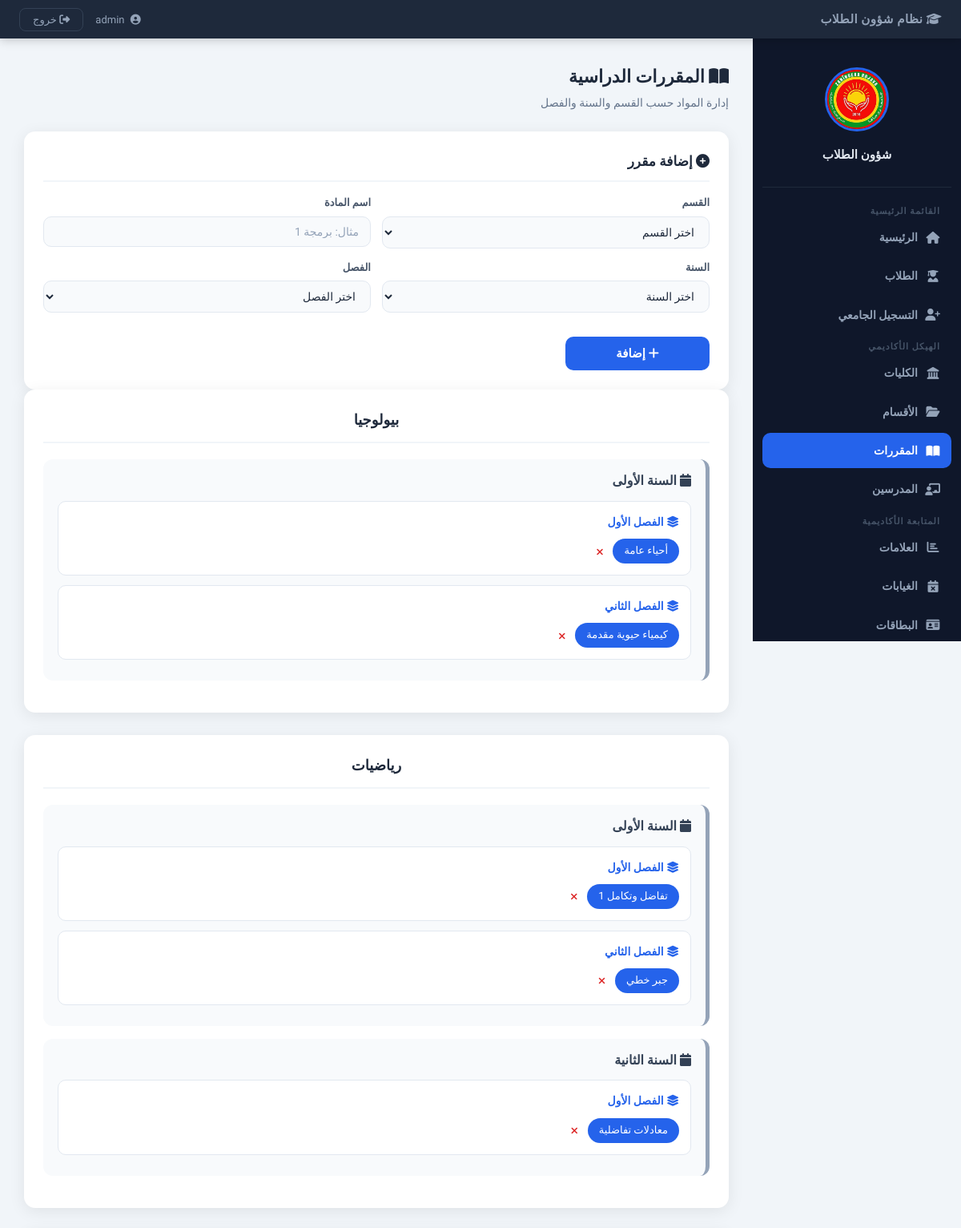
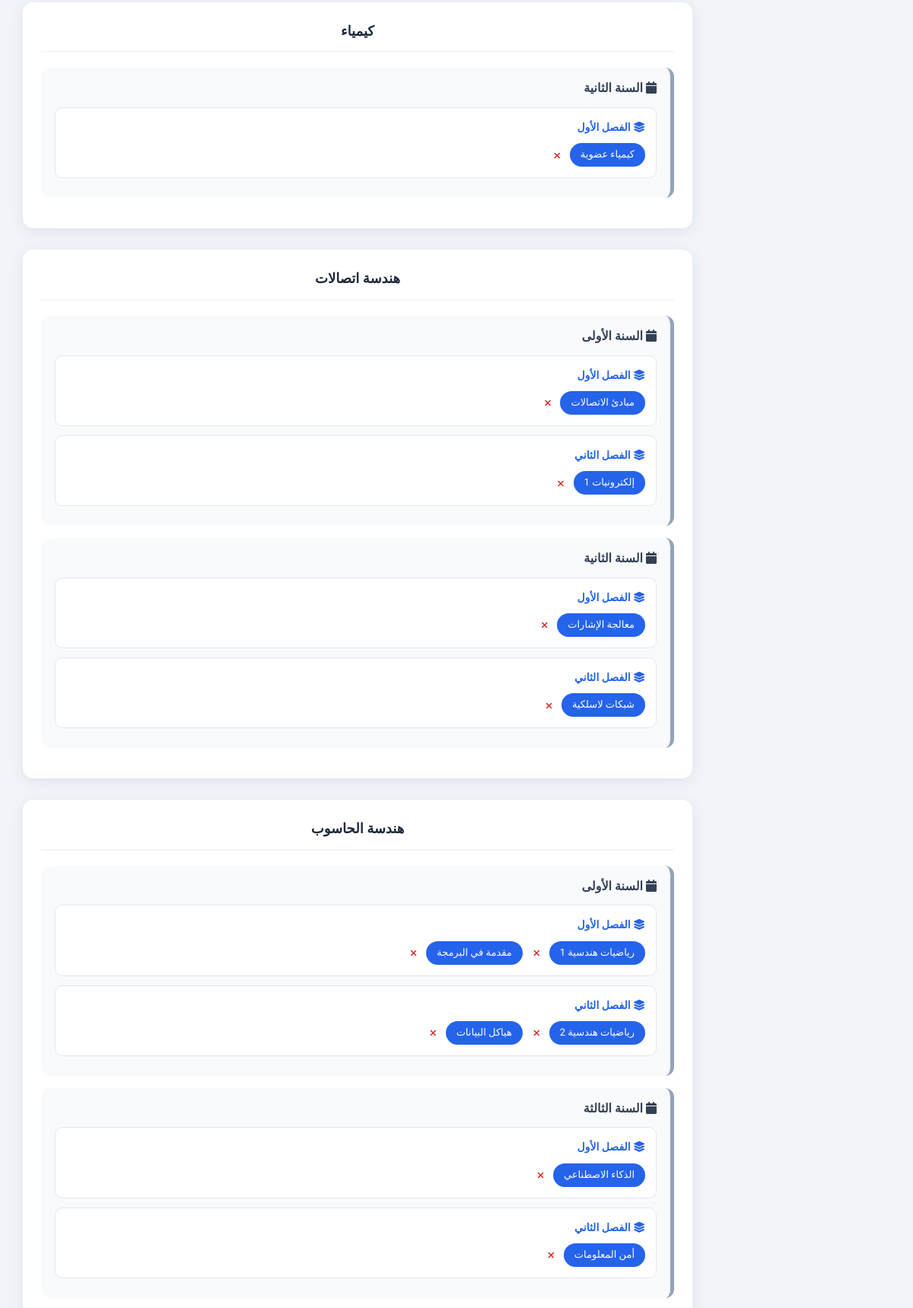
The page /?page=courses (signed in, upper part) on the database its author committed (2 pictures, top to bottom).
### tables this page shows
CREATE TABLE courses (
    id            INTEGER PRIMARY KEY AUTOINCREMENT,
    name          TEXT    NOT NULL,
    department_id INTEGER,
    year          TEXT    NOT NULL,
    semester      TEXT    NOT NULL,
    created_at    TEXT    DEFAULT (datetime('now')),
    FOREIGN KEY (department_id) REFERENCES departments(id) ON DELETE CASCADE
);

### app/Core/Database.php (called while the page is built, shortened)
<?php
class Database
{
    private static ?PDO $instance = null;
    public static function getInstance(): PDO
    {
        if (self::$instance === null) {
            if (DB_DRIVER === 'sqlite') {
                $pdo = new PDO('sqlite:' . DB_PATH);
                $pdo->exec('PRAGMA foreign_keys = ON;');
            } elseif (DB_DRIVER === 'mysql') {
                $dsn = "mysql:host=" . DB_HOST . ";dbname=" . DB_NAME . ";charset=" . DB_CHARSET;
                $pdo = new PDO($dsn, DB_USER, DB_PASS);
            } else {
                throw new RuntimeException('DB_DRIVER غير مدعوم');
            }
            $pdo->setAttribute(PDO::ATTR_ERRMODE,            PDO::ERRMODE_EXCEPTION);
            $pdo->setAttribute(PDO::ATTR_DEFAULT_FETCH_MODE, PDO::FETCH_ASSOC);
            self::$instance = $pdo;
        }
        return self::$instance;
    }
}

### app/Core/BaseModel.php (called while the page is built, shortened)
<?php
abstract class BaseModel
{
    protected PDO    $db;
    protected string $table;
    public function __construct()
    {
        $this->db = Database::getInstance();
    }
    public function all(string $order = 'id DESC'): array
    {
        return $this->db->query("SELECT * FROM {$this->table} ORDER BY {$order}")
                        ->fetchAll();
    }
}

### app/Models/Course.php (called while the page is built, shortened)
<?php
class Course extends BaseModel
{
    public function grouped(): array
    {
        $rows   = $this->db->query(
            "SELECT c.*, d.name AS dept_name
             FROM courses c
             LEFT JOIN departments d ON c.department_id = d.id
             ORDER BY d.name, c.year, c.semester, c.name"
        )->fetchAll();
        $result = [];
        foreach ($rows as $r) {
            $result[$r['dept_name']][$r['year']][$r['semester']][] = $r;
        }
        return $result;
    }
}

### views/pages/courses.php (the view, shortened to what this page needs)
<?php
$courses     = $data['courses']     ?? [];
?>
<div class="page-header">
  <h1><i class="fa-solid fa-book-open"></i> المقررات الدراسية</h1>
  <p>إدارة المواد حسب القسم والسنة والفصل</p>
</div>
<div class="card">
  <h3><i class="fa-solid fa-plus-circle"></i> إضافة مقرر</h3>
  <form method="POST" action="/std_1_student_manager/controllers/router.php">
    <div class="form-grid">
      <div class="form-group">
        <label>القسم</label>
        <select name="department_id" required>
          <option value="" disabled selected>اختر القسم</option>
        </select>
      </div>
      <div class="form-group">
        <label>اسم المادة</label>
        <input type="text" name="name" placeholder="مثال: برمجة 1" required>
      </div>
      <div class="form-group">
        <label>السنة</label>
        <select name="year" required>
          <option value="" disabled selected>اختر السنة</option>
        </select>
      </div>
      <div class="form-group">
        <label>الفصل</label>
        <select name="semester" required>
          <option value="" disabled selected>اختر الفصل</option>
        </select>
      </div>
    </div>
    <br>
    <button type="submit" class="btn-submit" style="max-width:180px;">
      <i class="fa-solid fa-plus"></i> إضافة
    </button>
  </form>
</div>
<?php if (empty($courses)): ?>
  <div class="card" style="color:#94a3b8; text-align:center; padding:40px;">
    <i class="fa-solid fa-book-open" style="font-size:40px; margin-bottom:12px; display:block;"></i>
    لا توجد مقررات مضافة بعد
  </div>
<?php else: ?>
  <?php foreach ($courses as $deptName => $years): ?>
  <div class="course-dept-card">
    <h2><?= htmlspecialchars($deptName) ?></h2>
    <?php foreach ($years as $year => $semesters): ?>
    <div class="course-year">
      <h3><i class="fa-solid fa-calendar"></i> <?= htmlspecialchars($year) ?></h3>
      <?php foreach ($semesters as $semester => $items): ?>
      <div class="course-semester">
        <strong><i class="fa-solid fa-layer-group"></i> <?= htmlspecialchars($semester) ?></strong>
        <div class="course-list">
          <?php foreach ($items as $course): ?>
          <div class="course-item-wrap" style="display:flex; align-items:center; gap:6px;">
            <span class="course-item"><?= htmlspecialchars($course['name']) ?></span>
            <form method="POST" action="/std_1_student_manager/controllers/router.php"
                  style="display:inline"
                  onsubmit="return confirm('حذف هذه المادة؟')">
              <button type="submit" class="delete-btn"
                      style="font-size:12px; padding:3px 6px;" title="حذف">
                <i class="fa-solid fa-xmark"></i>
              </button>
            </form>
          </div>
          <?php endforeach; ?>
        </div>
      </div>
      <?php endforeach; ?>
    </div>
    <?php endforeach; ?>
  </div>
  <?php endforeach; ?>
<?php endif; ?>

### assets/css/main.css (style rules this page uses)
:root { --primary: #2563eb; --primary-dk: #1d4ed8; --dark: #0f172a; --sidebar-w: 260px; --header-h: 48px; --radius: 14px; --shadow: 0 4px 20px rgba(0,0,0,.08); --font: 'Cairo', 'Segoe UI', Tahoma, sans-serif; }
*, *::before, *::after { box-sizing: border-box; margin: 0; padding: 0; }
body { font-family: var(--font); background: #f1f5f9; color: var(--dark); font-size: 15px; line-height: 1.6; }
.card { background: white; padding: 24px; border-radius: var(--radius); box-shadow: var(--shadow); margin-top: 20px; }
.card h3 { font-size: 17px; font-weight: 700; color: #1e293b; margin-bottom: 16px; padding-bottom: 10px; border-bottom: 2px solid #f1f5f9; }
button { font-family: var(--font); cursor: pointer; }
.delete-btn { background: none; border: none; font-size: 17px; cursor: pointer; padding: 5px 6px; border-radius: 6px; color: #dc2626; transition: background .15s; width: auto; }
.page-header { margin-bottom: 24px; }
.page-header h1 { font-size: 22px; font-weight: 700; color: #1e293b; }
.page-header p { color: #64748b; font-size: 14px; margin-top: 4px; }

### assets/css/forms.css (style rules this page uses)
.form-grid { display: grid; grid-template-columns: 1fr 1fr; gap: 14px; }
.form-group { display: flex; flex-direction: column; gap: 6px; }
.form-group label { font-size: 13px; font-weight: 600; color: #475569; }
input, select, textarea { width: 100%; padding: 10px 14px; border: 1px solid #e2e8f0; border-radius: 10px; font-family: var(--font); font-size: 14px; color: #1e293b; background: #f8fafc; outline: none; transition: border-color .2s, box-shadow .2s; margin-bottom: 0; }
input::placeholder { color: #94a3b8; }
.btn-submit { width: 100%; padding: 12px; background: var(--primary); color: white; border: none; border-radius: 10px; font-size: 15px; font-weight: 700; font-family: var(--font); cursor: pointer; transition: .2s; margin-top: 6px; }

### assets/css/cards.css (style rules this page uses)
.course-dept-card { background: white; border-radius: var(--radius); padding: 24px; margin-bottom: 28px; box-shadow: var(--shadow); }
.course-dept-card > h2 { text-align: center; margin-bottom: 20px; color: #1e293b; font-size: 18px; padding-bottom: 12px; border-bottom: 2px solid #f1f5f9; }
.course-year { background: #f8fafc; padding: 14px 18px; border-radius: 12px; margin-bottom: 16px; border-right: 5px solid #94a3b8; }
.course-year h3 { margin-bottom: 12px; color: #334155; font-size: 16px; }
.course-semester { background: white; border: 1px solid #e2e8f0; border-radius: 10px; padding: 14px; margin-bottom: 12px; }
.course-semester strong { display: block; margin-bottom: 10px; color: var(--primary); font-size: 14px; }
.course-list { display: flex; flex-wrap: wrap; gap: 8px; }
.course-item { background: var(--primary); color: white; padding: 5px 14px; border-radius: 20px; font-size: 13px; }

### rows shown on the page
courses: name "أحياء عامة"
courses: name "كيمياء حيوية مقدمة"
courses: name "تفاضل وتكامل 1"
courses: name "جبر خطي"
courses: name "معادلات تفاضلية"
courses: name "كيمياء عضوية"
courses: name "مبادئ الاتصالات"
courses: name "إلكترونيات 1"
courses: name "معالجة الإشارات"
courses: name "شبكات لاسلكية"
courses: name "رياضيات هندسية 1"
courses: name "مقدمة في البرمجة"
courses: name "رياضيات هندسية 2"
courses: name "هياكل البيانات"
courses: name "الذكاء الاصطناعي"
courses: name "أمن المعلومات"

### other values the page prints
$deptName "بيولوجيا"
$year "السنة الأولى"
$semester "الفصل الأول"
$semester "الفصل الثاني"
$deptName "رياضيات"
$year "السنة الثانية"
$deptName "كيمياء"
$deptName "هندسة اتصالات"
$deptName "هندسة الحاسوب"
$year "السنة الثالثة"
